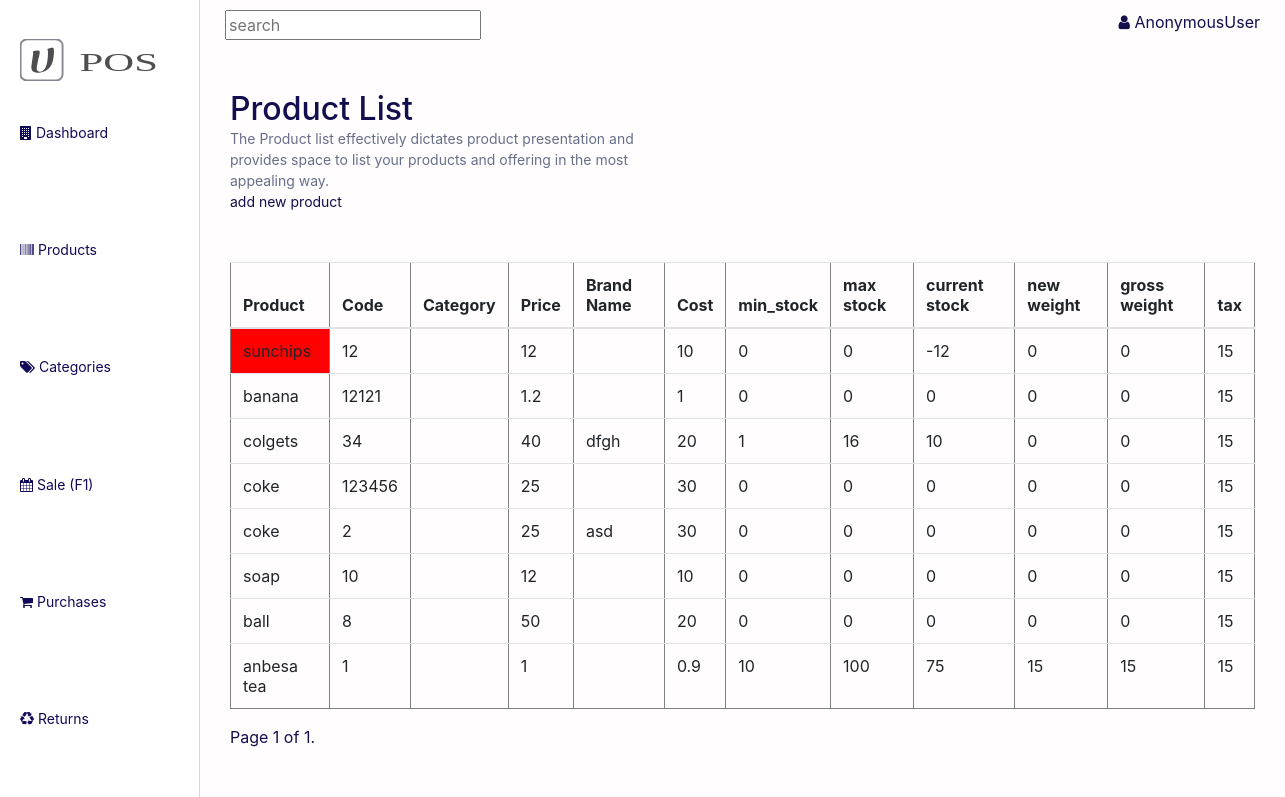
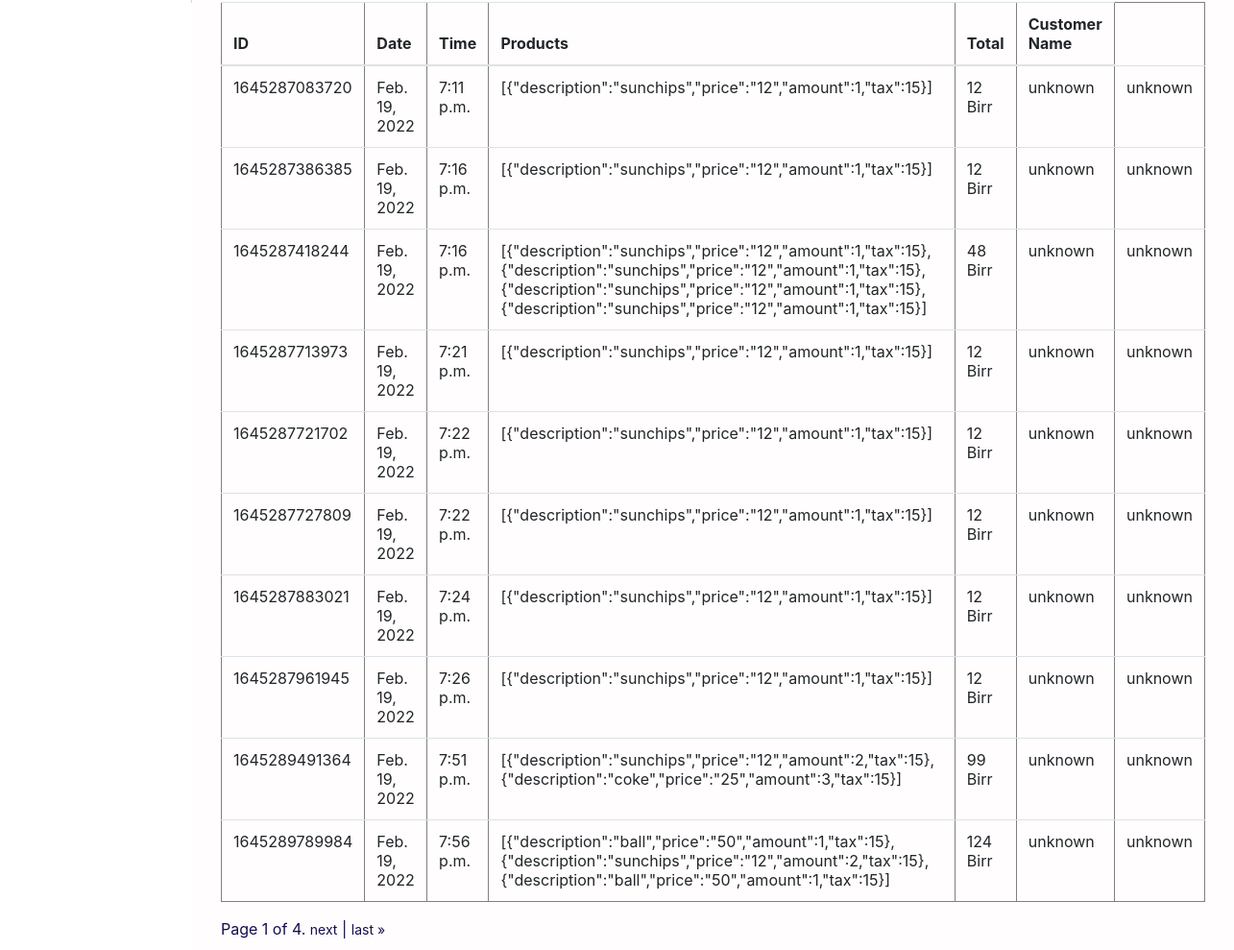
The page / on the database its author committed (2 pictures, top to bottom).
### store/models.py (models this page shows, shortened)
class Product(models.Model):
    id = models.CharField(max_length=100, primary_key=True, )
    ENA_GTIN = models.CharField(max_length=100, null=False)
    description = models.CharField(max_length=100, default='', )
    sku = models.CharField(max_length=100, null=False)
    price = models.CharField(max_length=100)
    cost = models.CharField(max_length=100)
    category = models.ManyToManyField(Category)
    main_supplier = models.ManyToManyField(Supplier)
    brand =  models.CharField(max_length=100, default='')
    comments = models.TextField(default='')
    min_stock = models.IntegerField(default=0)
    max_stock = models.IntegerField(default=0)
    stock_level = models.IntegerField(default=0)
    stock_alert = models.BooleanField(default=False)
    net_weight = models.CharField(max_length=100, blank=True, default='0')
    gross_weight = models.CharField(max_length=100, blank=True, default='0')
    tax = models.IntegerField(default=15)

class Sale(models.Model):
    id = models.CharField(max_length=100, primary_key=True )
    date= models.DateField(auto_now=True)
    time = models.TimeField(auto_now=True)
    products = models.TextField()
    customer = models.CharField(default='unknown', max_length=100)
    total = models.IntegerField()
    seller = models.CharField(default='unknown', max_length=100)

### store/views.py (the view)
# urls.py: path('', index , name='dashboard'),
def index(request):
    full_products = Product.objects.all()
    paged_products = Paginator(full_products, 10)
    product_no = request.GET.get('products')
    products = paged_products.get_page(product_no)
    full_sales = Sale.objects.all()
    paged_sales = Paginator(full_sales, 10)
    sale_no = request.GET.get('sale')
    sales = paged_sales.get_page(sale_no)
    context = {
        'products': products,
        'sales': sales,
    }
    return render(request, 'store/main_dashboard.html',context)

### store/templates/store/main_dashboard.html (shortened to what this page needs)
{% extends "store/base_nav.html"%}
{% load static %}
{% block body %}
<div class="main">
    <div class="flex-bw section">
            <div class="product-list-header">
                <h2>Product List</h2>
                <p class="light">
                    The Product list effectively dictates product presentation and provides space to list your products and offering in the most appealing way.
                </p>
            </div>
    </div>
    <a href=""
    target="popup"
    onclick="window.open('/add_new_product?_to_field=id&_popup=1','popup','width=650,height=700'); return false;">
    add new product</a>
    <div class="section product-list">
        {% include 'store/products/product_list.html' %}
    </div>
    <div class="section sales-list">
        {% include 'store/pos/sales_list.html' %}
    </div>
</div>
{% endblock %}

### store/templates/store/products/product_list.html (shortened to what this page needs)
<table class="table" border="true">
    <thead>
        <tr>
            <th scope="col">Product</th>
            <th scope="col">Code</th>
            <th scope="col">Category</th>
            <th scope="col">Price</th>
            <th scope="col">Brand Name</th>
            <th scope="col">Cost</th>
            <th scope="col">min_stock</th>
            <th scope="col">max stock</th>
            <th scope="col">current stock</th>
            <th scope="col">new weight</th>
            <th scope="col">gross weight</th>
            <th scope="col">tax</th>
        </tr>
    </thead>
    <tbody>
        {% for product in products %}
        <tr>
            <td
                class = {% if product.stock_alert == True %}
                "low-stock"
                {%endif %}
            >{{product.description}}</td>
            <td >{{product.id}}</td>
            <td >
            </td>
            <td >{{product.price}} </td>
            <td >{{product.brand}}</td>
            <td >{{product.cost}} </td>
            <td >{{product.min_stock}}</td>
            <td >{{product.max_stock}}</td>
            <td >{{product.stock_level}}</td>
            <td >{{product.net_weight}}</td>
            <td >{{product.gross_weight}}</td>
            <td >{{product.tax}}</td>
        </tr>
        {% endfor %}
    </tbody>
</table>
<div class="pagination">
    <span class="step-links">
        <span class="current">
            Page {{ products.number }} of {{ products.paginator.num_pages }}.
        </span>
    </span>
</div>

### store/templates/store/pos/sales_list.html (shortened to what this page needs)
<table class="table sales_summary_table" border="true" id="pos">
    <thead>
        <tr>
            <th scope="col">ID</th>
            <th scope="col">Date</th>
            <th scope="col">Time</th>
            <th scope="col">Products</th>
            <th scope="col">Total</th>
            <th scope="col">Customer Name</th>
        </tr>
    </thead>
    <tbody>
        {% for sale in sales %}
        <tr>
            <td >{{sale.id}}</td>
            <td >{{sale.date}}</td>
            <td >{{sale.time}} </td>
            <td class="sale_products_text">{{sale.products}}</td>
            <td >{{sale.total}} Birr</td>
            <td >{{sale.seller}} </td>
            <td >{{sale.customer}} </td>
        </tr>
        {% endfor %}
    </tbody>
</table>
<div class="pagination">
    <span class="step-links">
        <span class="current">
            Page {{ sales.number }} of {{ sales.paginator.num_pages }}.
        </span>
        {% if sales.has_next %}
            <a href="?sale={{ sales.next_page_number }}">next</a> <span>  |  </span>
            <a href="?sale={{ sales.paginator.num_pages }}">last &raquo;</a>
        {% endif %}
    </span>
</div>

### store/static/css/dash.css (style rules this page uses)
.main { padding: 0 20px; }
.low-stock { background-color: red; }

### store/static/css/product.css (style rules this page uses)
.product-list-header p { width: 50%; }

### rows shown on the page
Product: description "sunchips", id "12", price "12", cost "10", min_stock "0", max_stock "0", stock_level "-12", net_weight "0", gross_weight "0", tax "15"
Product: description "banana", id "12121", price "1.2", cost "1", min_stock "0", max_stock "0", stock_level "0", net_weight "0", gross_weight "0", tax "15"
Product: description "colgets", id "34", price "40", brand "dfgh", cost "20", min_stock "1", max_stock "16", stock_level "10", net_weight "0", gross_weight "0", tax "15"
Product: description "coke", id "123456", price "25", cost "30", min_stock "0", max_stock "0", stock_level "0", net_weight "0", gross_weight "0", tax "15"
Product: description "coke", id "2", price "25", brand "asd", cost "30", min_stock "0", max_stock "0", stock_level "0", net_weight "0", gross_weight "0", tax "15"
Product: description "soap", id "10", price "12", cost "10", min_stock "0", max_stock "0", stock_level "0", net_weight "0", gross_weight "0", tax "15"
Product: description "ball", id "8", price "50", cost "20", min_stock "0", max_stock "0", stock_level "0", net_weight "0", gross_weight "0", tax "15"
Product: description "anbesa tea", id "1", price "1", cost "0.9", min_stock "10", max_stock "100", stock_level "75", net_weight "15", gross_weight "15", tax "15"
Sale: id "1645287083720", date "Feb. 19, 2022", time "7:11 p.m.", products "[{\"description\":\"sunchips\",\"price\":\"12\",\"amount\":1,\"tax\":15}]", total "12", seller "unknown", customer "unknown"
Sale: id "1645287386385", date "Feb. 19, 2022", time "7:16 p.m.", products "[{\"description\":\"sunchips\",\"price\":\"12\",\"amount\":1,\"tax\":15}]", total "12", seller "unknown", customer "unknown"
Sale: id "1645287418244", date "Feb. 19, 2022", time "7:16 p.m.", products "[{\"description\":\"sunchips\",\"price\":\"12\",\"amount\":1,\"tax\":15},{\"description\":\"sunchips\",\"price\":\"12\",\"amount\":1,\"tax\":15},{\"description\":\"sunchips\",\"price\":\"12\",\"amount\":1,\"tax\":15},{\"description\":\"sunchips\",\"price\":\"12\",\"amount\":1,\"tax\":15}]", total "48", seller "unknown", customer "unknown"
Sale: id "1645287713973", date "Feb. 19, 2022", time "7:21 p.m.", products "[{\"description\":\"sunchips\",\"price\":\"12\",\"amount\":1,\"tax\":15}]", total "12", seller "unknown", customer "unknown"
Sale: id "1645287721702", date "Feb. 19, 2022", time "7:22 p.m.", products "[{\"description\":\"sunchips\",\"price\":\"12\",\"amount\":1,\"tax\":15}]", total "12", seller "unknown", customer "unknown"
Sale: id "1645287727809", date "Feb. 19, 2022", time "7:22 p.m.", products "[{\"description\":\"sunchips\",\"price\":\"12\",\"amount\":1,\"tax\":15}]", total "12", seller "unknown", customer "unknown"
Sale: id "1645287883021", date "Feb. 19, 2022", time "7:24 p.m.", products "[{\"description\":\"sunchips\",\"price\":\"12\",\"amount\":1,\"tax\":15}]", total "12", seller "unknown", customer "unknown"
Sale: id "1645287961945", date "Feb. 19, 2022", time "7:26 p.m.", products "[{\"description\":\"sunchips\",\"price\":\"12\",\"amount\":1,\"tax\":15}]", total "12", seller "unknown", customer "unknown"
Sale: id "1645289491364", date "Feb. 19, 2022", time "7:51 p.m.", products "[{\"description\":\"sunchips\",\"price\":\"12\",\"amount\":2,\"tax\":15},{\"description\":\"coke\",\"price\":\"25\",\"amount\":3,\"tax\":15}]", total "99", seller "unknown", customer "unknown"
Sale: id "1645289789984", date "Feb. 19, 2022", time "7:56 p.m.", products "[{\"description\":\"ball\",\"price\":\"50\",\"amount\":1,\"tax\":15},{\"description\":\"sunchips\",\"price\":\"12\",\"amount\":2,\"tax\":15},{\"description\":\"ball\",\"price\":\"50\",\"amount\":1,\"tax\":15}]", total "124", seller "unknown", customer "unknown"

### other values the page prints
{{ user }} "AnonymousUser"
{{ products.number }} "1"
{{ products.paginator.num_pages }} "1"
{{ sales.number }} "1"
{{ sales.paginator.num_pages }} "4"
